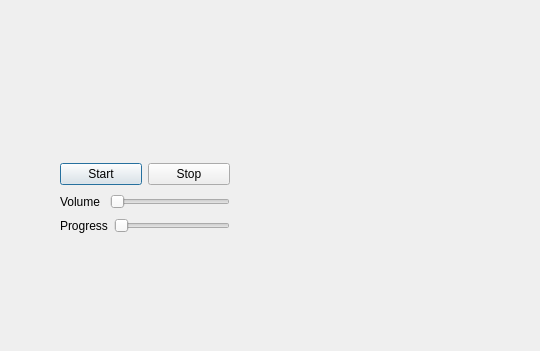
<?xml version="1.0" encoding="UTF-8"?>
<ui version="4.0">
 <class>Dialog</class>
 <widget class="QDialog" name="Dialog">
  <property name="geometry">
   <rect>
    <x>0</x>
    <y>0</y>
    <width>540</width>
    <height>351</height>
   </rect>
  </property>
  <property name="sizePolicy">
   <sizepolicy hsizetype="Fixed" vsizetype="Fixed">
    <horstretch>0</horstretch>
    <verstretch>0</verstretch>
   </sizepolicy>
  </property>
  <property name="windowTitle">
   <string>Dialog</string>
  </property>
  <widget class="QWidget" name="layoutWidget">
   <property name="geometry">
    <rect>
     <x>60</x>
     <y>160</y>
     <width>170</width>
     <height>76</height>
    </rect>
   </property>
   <layout class="QVBoxLayout" name="verticalLayout">
    <item>
     <layout class="QHBoxLayout" name="horizontalLayout">
      <item>
       <widget class="QPushButton" name="StartButton">
        <property name="text">
         <string>Start</string>
        </property>
       </widget>
      </item>
      <item>
       <widget class="QPushButton" name="StopButton">
        <property name="text">
         <string>Stop</string>
        </property>
       </widget>
      </item>
     </layout>
    </item>
    <item>
     <layout class="QHBoxLayout" name="horizontalLayout_2">
      <item>
       <widget class="QLabel" name="VolumeLabel">
        <property name="text">
         <string>Volume </string>
        </property>
       </widget>
      </item>
      <item>
       <widget class="QSlider" name="sliderVolume">
        <property name="orientation">
         <enum>Qt::Horizontal</enum>
        </property>
       </widget>
      </item>
     </layout>
    </item>
    <item>
     <layout class="QHBoxLayout" name="horizontalLayout_3">
      <item>
       <widget class="QLabel" name="ProgressLabel">
        <property name="text">
         <string>Progress</string>
        </property>
       </widget>
      </item>
      <item>
       <widget class="QSlider" name="sliderProgress">
        <property name="orientation">
         <enum>Qt::Horizontal</enum>
        </property>
       </widget>
      </item>
     </layout>
    </item>
   </layout>
  </widget>
 </widget>
 <resources/>
 <connections/>
</ui>
